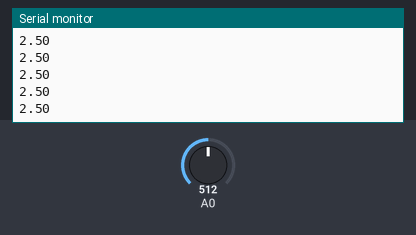
A sketch run on a simulated Arduino Uno, built with avr-gcc and run on an emulated ATmega328P. Parts: the last lines printed to the serial monitor. Inputs (shaded band) come from the test bench; at power-on: A0 = 512.

Above: at 1.2 s.
1.3 s: A0 set to 716
At 2.4 s:
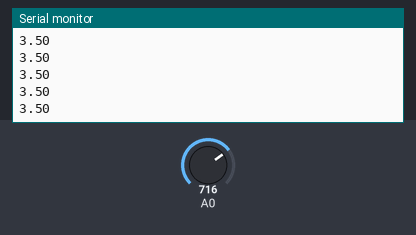
2.8 s: A0 set to 900
At 3.4 s:
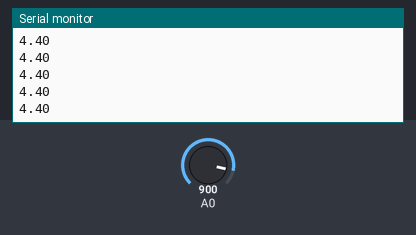
Timing chart, 0 to 5.8 s (numbered marks = the images above; inputs shaded):
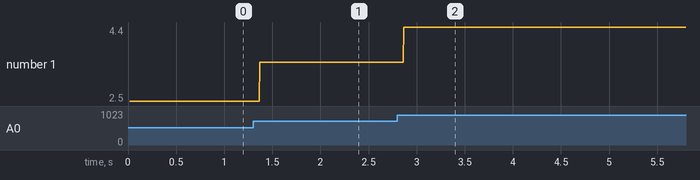

The sketch:

Medidor_de_voltaje.ino
```cpp
//Declaración de variables
int valor;
float volt;

//Inicialización del sistema
void setup() {
  Serial.begin(9600);
  Serial.print("Hola Mundo");
}

void loop() {
  //Leer el pin analógico
valor = analogRead(0);

//Cálculo del voltaje
volt = valor * 5 / 1023.0;

//Mostrar el valor del voltaje
Serial.println(volt);

}
```

Measured:
- after the input at 1.3 s, the serial monitor: prints a new line after 0.07 s (image 1)
- after the input at 2.8 s, the serial monitor: prints a new line after 0.07 s (image 2)
- plotted number 1: 2.5 → 3.5 after the input at 1.3 s, 3.5 → 4.4 after the input at 2.8 s
